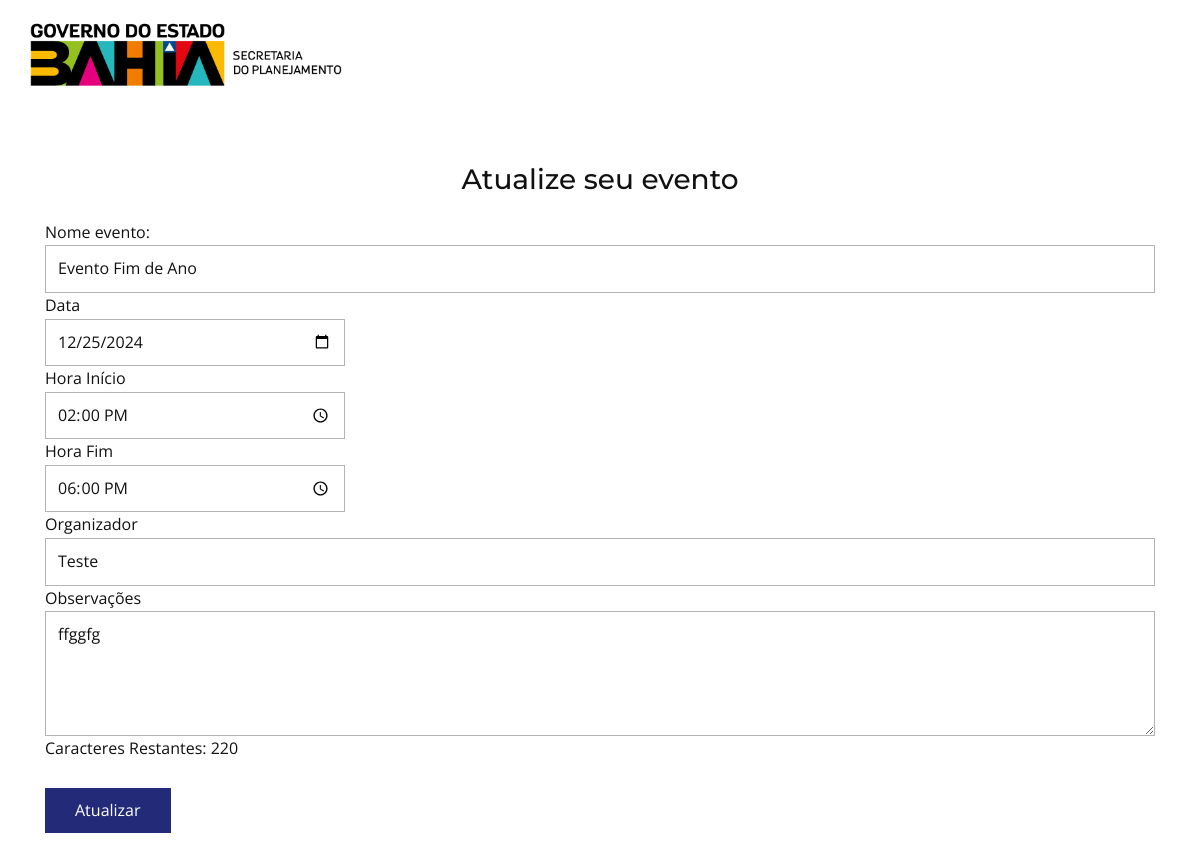
The page /editar_evento.php?editar=9 (signed in) on the database its author committed.
### tables this page shows
CREATE TABLE `evento` (
  `id` int(11) NOT NULL,
  `nome` varchar(255) NOT NULL,
  `data` date DEFAULT NULL,
  `inicio` time DEFAULT NULL,
  `fim` time DEFAULT NULL,
  `obs` varchar(500) DEFAULT NULL,
  `keypass` varchar(100) DEFAULT NULL,
  `organizador` varchar(255) DEFAULT NULL
);

### editar_evento.php (the view, shortened to what this page needs)
<?php
include ('topo2.php');
include ('pdo.php');
?>
<?php
 if(!empty($_GET['editar']))
 {
  $id = $_GET['editar'];
  $sql = $conexao_pdo->prepare("SELECT * FROM evento WHERE id=:id");
  $sql->bindparam(':id', $id);
  $sql->execute();
  if($sql->rowCount() > 0)
  {
    while($row = $sql->fetch(PDO::FETCH_ASSOC))
    {
        $nome = $row['nome'];
        $data = $row['data'];
        $inicio = $row['inicio'];
        $fim = $row['fim'];
        $organizador = $row['organizador'];
        $obs = $row['obs'];
    }
  }
 }
 else
 {
  header('Location: eventos.php');
 }
?>
    <section class="u-clearfix u-image u-section-3" src="" id="sec-e0b0" data-image-width="5760" data-image-height="3840">
      <div class="u-clearfix u-sheet u-valign-middle u-sheet-1">
        <div class="u-align-center u-container-style u-group u-opacity u-opacity-70 u-white u-group-1">
          <div class="u-container-layout u-container-layout-1">
            <h3 class="u-text u-text-1">Atualize seu evento</h3>
            <div class="u-form u-form-1">
            <form class="formulario" action="editar.php" method="POST" style="padding: 15px;"  enctype="multipart/form-data">
                <div class="u-form-group u-form-name u-label-top">
                  <label for="name-6715" class="u-label">Nome evento:</label>
                  <input type="text" placeholder="Digite o nome do evento" id="nome" name="nome" class="u-border-1 u-border-grey-30 u-input u-input-rectangle u-white" value="<?php echo $nome ?>">
                </div>
                <div class="u-form-group u-label-top u-form-group-2">
			        	 <label for="text-cce4" class="u-label">Data</label>
                  <input type="date" placeholder="Digite a Data" id="data" name="data" class="u-border-1 u-border-grey-30 u-input u-input-rectangle_half" value="<?php echo $data ?>">
                  <div> <label for="text-cce4" class="u-label">Hora Início</label>
                  <input type="time" placeholder="Digite a Hora" id="inicio" name="inicio" class="u-border-1 u-border-grey-30 u-input u-input-rectangle_half u-white" value="<?php echo $inicio ?>">
                   <label for="text-cce4" class="u-label">Hora Fim</label>
                  <input type="time" placeholder="Digite a Hora" id="fim" name="fim" class="u-border-1 u-border-grey-30 u-input u-input-rectangle_half u-white" value="<?php echo $fim ?>">
					        </div>
                </div>
                <div class="u-form-email u-form-group u-label-top">
                  <label for="email-6715" class="u-label">Organizador</label>
                  <input type="text" id="organizador" name="organizador" class="u-border-1 u-border-grey-30 u-input u-input-rectangle u-white" value="<?php echo $organizador ?>">
                </div>
                <div class="u-form-group u-form-message u-label-top">
                  <label for="message-6715" class="u-label">Observações</label>
                  <textarea  rows="4" cols="50" maxlength="220" id="obs" name="obs" class="u-border-1 u-border-grey-30 u-input u-input-rectangle u-white"><?php echo $obs?></textarea>
                  <label>Caracteres Restantes: <span class="carac">220</span></label>
                </div>
                <br>
                <div class="u-align-left u-form-group u-form-submit u-label-top">
                  <input id="submit" type="submit" name="update" value="Atualizar" class="u-btn u-btn-submit u-button-style">
                </div>
         			</form>
            </div>
          </div>
        </div>
      </div>
    </section>

### rows shown on the page
evento: nome "Evento Fim de Ano", data "12/25/2024", inicio "14:00:00", fim "18:00:00", organizador "Teste", obs "ffggfg"
